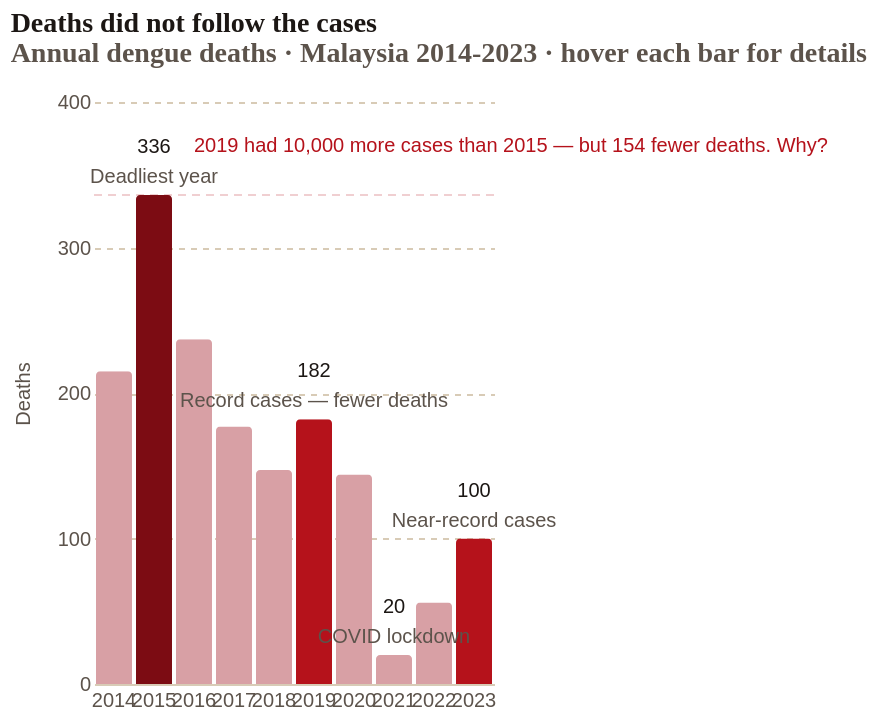

Describe this chart as a Vega-Lite specification.
### Vega-Lite specification from a JSON file in a GitHub repository (floating-point values rounded to 4 significant figures)
{"$schema": "https://vega.github.io/schema/vega-lite/v5.json", "description": "Annual dengue deaths in Malaysia 2014-2023. Shows deaths falling from 336 in 2015 to 100 in 2023 despite cases rebounding — planting the mystery the Epilogue resolves.", "width": "container", "height": 360, "autosize": {"type": "fit", "contains": "padding"}, "title": {"text": "Deaths did not follow the cases", "subtitle": "Annual dengue deaths · Malaysia 2014-2023 · hover each bar for details", "font": "Fraunces", "fontSize": 14, "fontWeight": 700, "subtitleFont": "Source Sans 3", "subtitleFontSize": 11, "color": "#1C1714", "subtitleColor": "#5C534B", "anchor": "start", "offset": 12}, "data": {"values": [{"year": "2014", "deaths": 215, "cases": 108698}, {"year": "2015", "deaths": 336, "cases": 120836}, {"year": "2016", "deaths": 237, "cases": 101357}, {"year": "2017", "deaths": 177, "cases": 83849}, {"year": "2018", "deaths": 147, "cases": 80615}, {"year": "2019", "deaths": 182, "cases": 130101}, {"year": "2020", "deaths": 144, "cases": 90304}, {"year": "2021", "deaths": 20, "cases": 26365}, {"year": "2022", "deaths": 56, "cases": 66102}, {"year": "2023", "deaths": 100, "cases": 123133}]}, "layer": [{"data": {"values": [{"threshold": 336}]}, "mark": {"type": "rule", "strokeDash": [4, 3], "color": "#B5121B", "opacity": 0.2, "strokeWidth": 1}, "encoding": {"y": {"field": "threshold", "type": "quantitative", "scale": {"domain": [0, 390]}}}}, {"mark": {"type": "bar", "cornerRadiusTopLeft": 2, "cornerRadiusTopRight": 2}, "encoding": {"x": {"field": "year", "type": "ordinal", "title": null, "axis": {"labelFont": "Source Sans 3", "labelFontSize": 12, "labelColor": "#5C534B", "labelAngle": 0, "grid": false, "tickSize": 0, "domainColor": "#D8CBB6"}}, "y": {"field": "deaths", "type": "quantitative", "title": "Deaths", "scale": {"domain": [0, 390]}, "axis": {"labelFont": "Source Sans 3", "titleFont": "Source Sans 3", "labelFontSize": 11, "titleFontSize": 11, "labelColor": "#5C534B", "titleColor": "#5C534B", "titlePadding": 12, "grid": true, "gridColor": "#D8CBB6", "gridDash": [3, 3], "domain": false, "ticks": false, "tickCount": 5}}, "color": {"condition": [{"test": "datum.year === '2015'", "value": "#7C0C13"}, {"test": "datum.year === '2019' || datum.year === '2023'", "value": "#B5121B"}], "value": "#D8A0A5"}, "tooltip": [{"field": "year", "title": "Year"}, {"field": "deaths", "title": "Deaths", "format": ","}, {"field": "cases", "title": "Reported cases", "format": ","}]}}, {"data": {"values": [{"year": "2015", "deaths": 336, "line1": "336", "line2": "Deadliest year"}, {"year": "2019", "deaths": 182, "line1": "182", "line2": "Record cases — fewer deaths"}, {"year": "2021", "deaths": 20, "line1": "20", "line2": "COVID lockdown"}, {"year": "2023", "deaths": 100, "line1": "100", "line2": "Near-record cases"}]}, "layer": [{"mark": {"type": "text", "font": "Source Sans 3", "fontSize": 12, "fontWeight": 700, "color": "#1C1714", "baseline": "bottom", "dy": -18}, "encoding": {"x": {"field": "year", "type": "ordinal"}, "y": {"field": "deaths", "type": "quantitative"}, "text": {"field": "line1"}}}, {"mark": {"type": "text", "font": "Source Sans 3", "fontSize": 9, "fontWeight": 400, "fontStyle": "italic", "color": "#5C534B", "baseline": "bottom", "dy": -4}, "encoding": {"x": {"field": "year", "type": "ordinal"}, "y": {"field": "deaths", "type": "quantitative"}, "text": {"field": "line2"}}}]}, {"data": {"values": [{"year": "2016", "y": 370, "msg": "2019 had 10,000 more cases than 2015 — but 154 fewer deaths. Why?"}]}, "mark": {"type": "text", "font": "Source Sans 3", "fontSize": 10, "fontWeight": 600, "fontStyle": "italic", "color": "#B5121B", "align": "left"}, "encoding": {"x": {"field": "year", "type": "ordinal"}, "y": {"field": "y", "type": "quantitative"}, "text": {"field": "msg"}}}], "config": {"view": {"stroke": null}, "background": "transparent"}}
